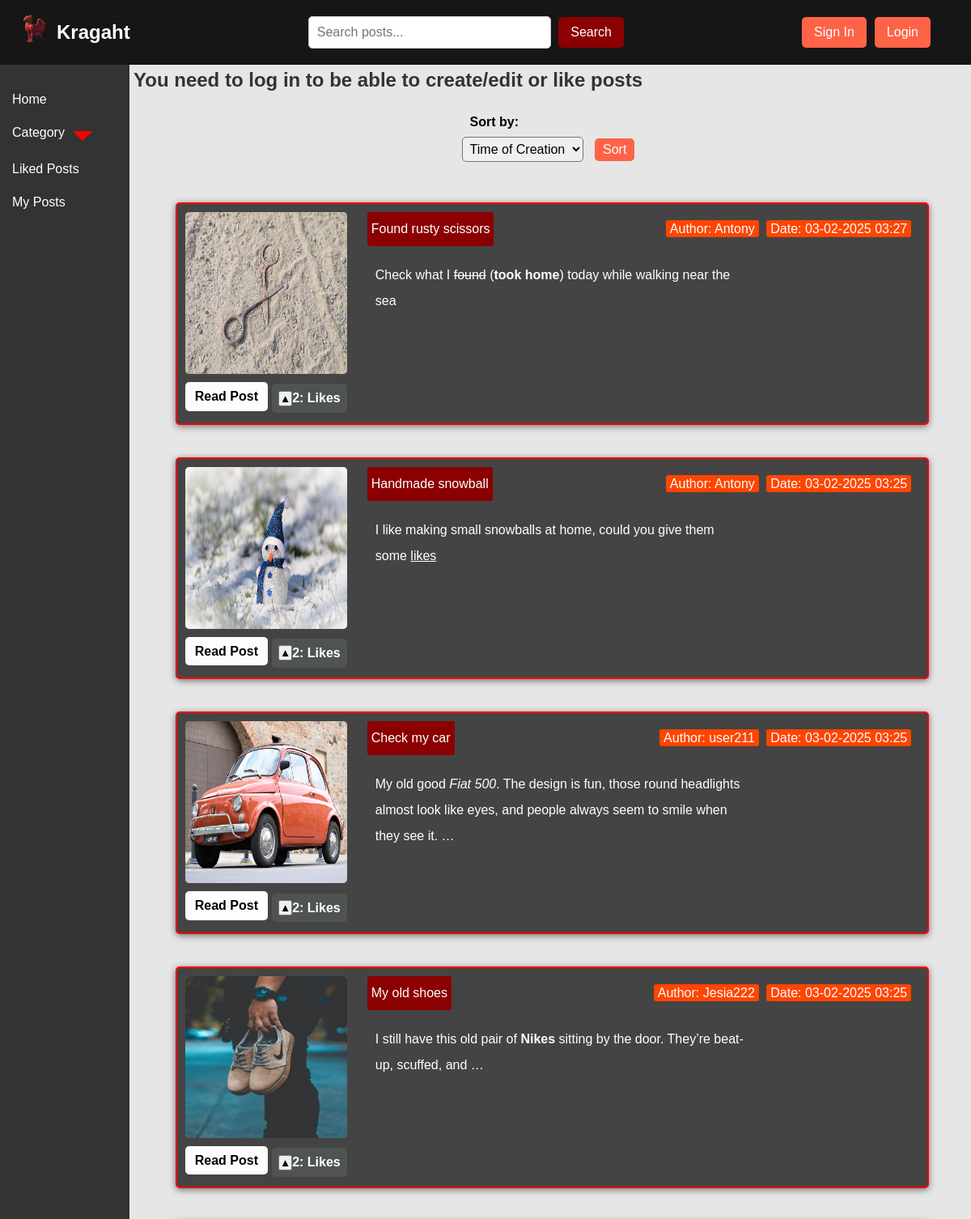
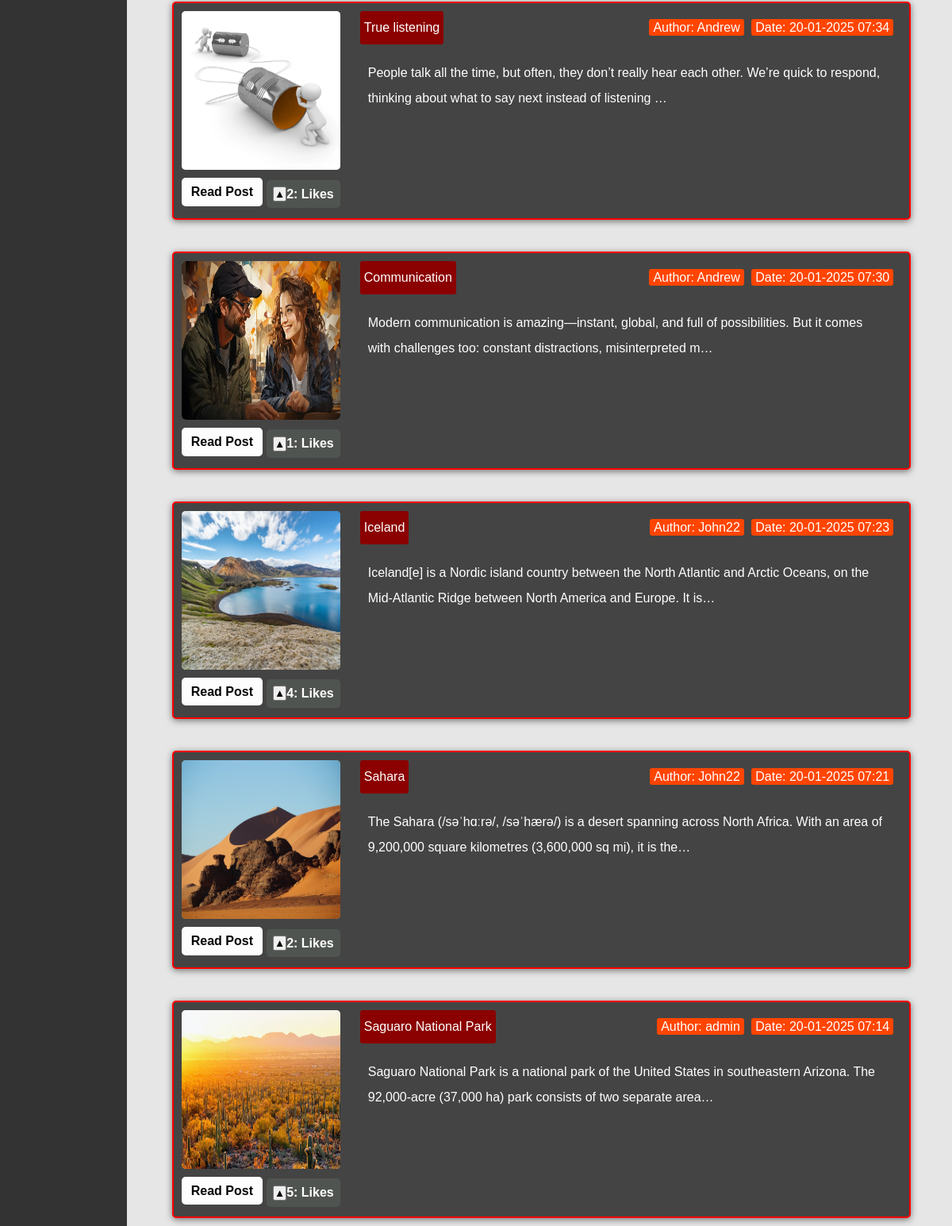
The page / on the database its author committed (2 pictures, top to bottom).
### posts/models.py (models this page shows, shortened)
class Post(models.Model):
    title = models.CharField(max_length=100)
    slug = models.SlugField(max_length=255, unique=True, db_index=True, verbose_name='URL')
    content = RichTextField()  # CKEditor
    author = models.ForeignKey(User, on_delete=models.CASCADE, null=True)
    category = models.ForeignKey('Category', on_delete=models.SET_NULL, blank=True, null=True)
    photo = models.ImageField(upload_to='post_photos/', blank=True, null=True)
    time_create = models.DateTimeField(auto_now=True)
    time_update = models.DateTimeField(auto_now=True)
    likes = models.ManyToManyField(User, related_name='liked_posts', blank=True)
    def get_like_count(self):
        return self.likes.count()

### posts/views.py (the view)
# urls.py: path('', views.post_list, name='post_list'),
def post_list(request):
    query = request.GET.get('q')  # Search query
    sort_by = request.GET.get('sort', 'time_create')
    if query:
        posts = Post.objects.filter(title__icontains=query)
    else:
        posts = Post.objects.all()
    if sort_by == 'name':
        posts = posts.order_by('title')
    elif sort_by == 'likes':
        posts = posts.annotate(like_count=Count('likes')).order_by('-like_count')
    elif sort_by == 'time_create':
        posts = posts.order_by('-time_create')
    for post in posts:
        post.user_liked = request.user.is_authenticated and post.likes.filter(id=request.user.id).exists()
    categories = Category.objects.all()
    return render(request, 'posts/post_list.html', {
        'posts': posts, 'categories': categories, 'query': query, 'sort_by': sort_by,
    })

### posts/models.py (called while the page is built)
    def get_absolute_url(self):
        return reverse('posts:category_posts', kwargs={'category_slug': self.slug})

### posts/templates/posts/post_list.html (shortened to what this page needs)
{% extends 'posts/base.html' %}
{% block content %}
<h2>You need to log in to be able to create/edit or like posts</h2>
<div class="post-container">
    <div class="sort-options">
        <form method="get" class="sort-form" action="{% url 'posts:post_list' %}">
            <label for="sort-select">Sort by:</label>
            <select name="sort" id="sort-select">
                <option value="time_create" {% if sort_by == 'time_create' %}selected{% endif %}>Time of Creation</option>
            </select>
            <button type="submit" class="sort-button">Sort</button>
        </form>
    </div>
    {% for post in posts %}
        <div class="post-card">
            <div class="post-image">
                {% if post.photo %}
                    <img src="{{ post.photo.url }}" alt="{{ post.title }}">
                {% else %}
                    <div class="placeholder-image"></div>
                {% endif %}
                <div class="read-post-container">
                    <a href="{% url 'posts:post_detail' post.slug %}" class="read-post">Read Post</a>
                    <div class="post-interactions">
                        <button class="like-button" data-id="{{ post.id }}">
                            {% if user.is_authenticated and post.user_liked %}
                                &#9650;
                            {% else %}
                                &#9650;
                            {% endif %}
                        </button>
                        <span id="like-count-{{ post.id }}">{{ post.get_like_count }}</span>: Likes
                    </div>
                </div>
            </div>
            <div class="post-cont-content">
                <div class="post-header">
                    <div class="post-title">{{ post.title }}</div>
                    <div class="post-meta">
                        <span>Author: {{ post.author.username }}</span>
                        <span>Date: {{ post.time_update|date:"d-m-Y H:i" }}</span>
                    </div>
                </div>
                <div class="post-description">
                    {{ post.content|safe|truncatechars:150 }}
                </div>
            </div>
        </div>
    {% empty %}
    <p>No posts available.</p>
    {% endfor %}
</div>
{% endblock %}

### posts/static/posts/css/css_styles.css (style rules this page uses)
* { margin: 0; padding: 0; box-sizing: border-box; }
body { font-family: Arial, sans-serif; line-height: 1.6; background-color: #e6e6e6; color: #333; height: 100vh; min-height: 100vh; display: flex; flex-direction: column; overflow-x: hidden; overflow-y: scroll; }
p { width: 70%; }
a { color: white; text-decoration: none; margin-bottom: 5px; }
.post-card { display: flex; flex-direction: row; background-color: #444; border: 2px solid red; margin: 10px 20px; padding: 10px; border-radius: 5px; box-shadow: 0px 2px 8px rgba(0, 0, 0, 0.5); width: 90%; min-width: 700px; }
.post-image { display: flex; flex-direction: column; align-items: center; margin-right: 15px; }
.post-image img { width: 200px; height: 200px; background-color: #8FBC8F; border-radius: 5px; }
.read-post-container { display: flex; justify-content: space-between; align-items: center; width: 200px; margin-top: 10px; }
.read-post { background-color: #fdfdfd; color: black; text-decoration: none; padding: 5px 10px; border-radius: 5px; font-weight: bold; text-align: center; flex: 1; margin-right: 5px; }
.post-interactions { display: flex; justify-content: center; align-items: center; background-color: #505450; color: white; padding: 5px 8px; border-radius: 5px; font-weight: bold; }
.post-cont-content { flex: 1; line-height: 32px; padding-left: 10px; padding-right: 10px; }
.post-header { display: flex; justify-content: space-between; align-items: center; margin-bottom: 10px; }
.post-title { background-color: #8B0000; color: white; padding: 5px; border-radius: 3px; display: inline-block; }
.post-meta span { background-color: #FF4500; color: white; padding: 2px 5px; margin-left: 5px; border-radius: 3px; }
.post-description { padding: 10px; border-radius: 5px; color: white; }
.post-container { display: flex; gap: 20px; margin-top: 20px; flex-direction: column; align-items: center; }
label { display: block; font-size: 1rem; margin-bottom: 5px; color: white; }
.sort-options { display: flex; align-items: center; margin-bottom: 20px; }
.sort-options label { font-weight: bold; margin-right: 10px; padding-left: 10px; color: rgb(0, 0, 0) }
.sort-options select { padding: 5px; font-size: 1rem; margin-right: 10px; border-radius: 5px; }
.sort-button { padding: 5px 10px; background-color: #ff6347; color: white; border: none; border-radius: 5px; cursor: pointer; font-size: 1rem; margin-right: 10px; }

### rows shown on the page
Post: photo (picture), get_like_count "2", title "Found rusty scissors", author.username "Antony", time_update "03-02-2025 03:27", content "Check what I found ( took home ) today while walking near the sea"
Post: photo (picture), get_like_count "2", title "Handmade snowball", author.username "Antony", time_update "03-02-2025 03:25", content "I like making small snowballs at home, could you give them some likes"
Post: photo (picture), get_like_count "2", title "Check my car", author.username "user211", time_update "03-02-2025 03:25", content "My old good Fiat 500 . The design is fun, those round headlights almost look like eyes, and people always seem to smile when they see it. …"
Post: photo (picture), get_like_count "2", title "My old shoes", author.username "Jesia222", time_update "03-02-2025 03:25", content "I still have this old pair of Nikes sitting by the door. They’re beat-up, scuffed, and …"
Post: photo (picture), get_like_count "2", title "True listening", author.username "Andrew", time_update "20-01-2025 07:34", content "People talk all the time, but often, they don’t really hear each other. We’re quick to respond, thinking about what to say next instead of listening …"
Post: photo (picture), get_like_count "1", title "Communication", author.username "Andrew", time_update "20-01-2025 07:30", content "Modern communication is amazing—instant, global, and full of possibilities. But it comes with challenges too: constant distractions, misinterpreted m…"
Post: photo (picture), get_like_count "4", title "Iceland", author.username "John22", time_update "20-01-2025 07:23", content "Iceland[e] is a Nordic island country between the North Atlantic and Arctic Oceans, on the Mid-Atlantic Ridge between North America and Europe. It is…"
Post: photo (picture), get_like_count "2", title "Sahara", author.username "John22", time_update "20-01-2025 07:21", content "The Sahara (/səˈhɑːrə/, /səˈhærə/) is a desert spanning across North Africa. With an area of 9,200,000 square kilometres (3,600,000 sq mi), it is the…"
Post: photo (picture), get_like_count "5", title "Saguaro National Park", author.username "admin", time_update "20-01-2025 07:14", content "Saguaro National Park is a national park of the United States in southeastern Arizona. The 92,000-acre (37,000 ha) park consists of two separate area…"
